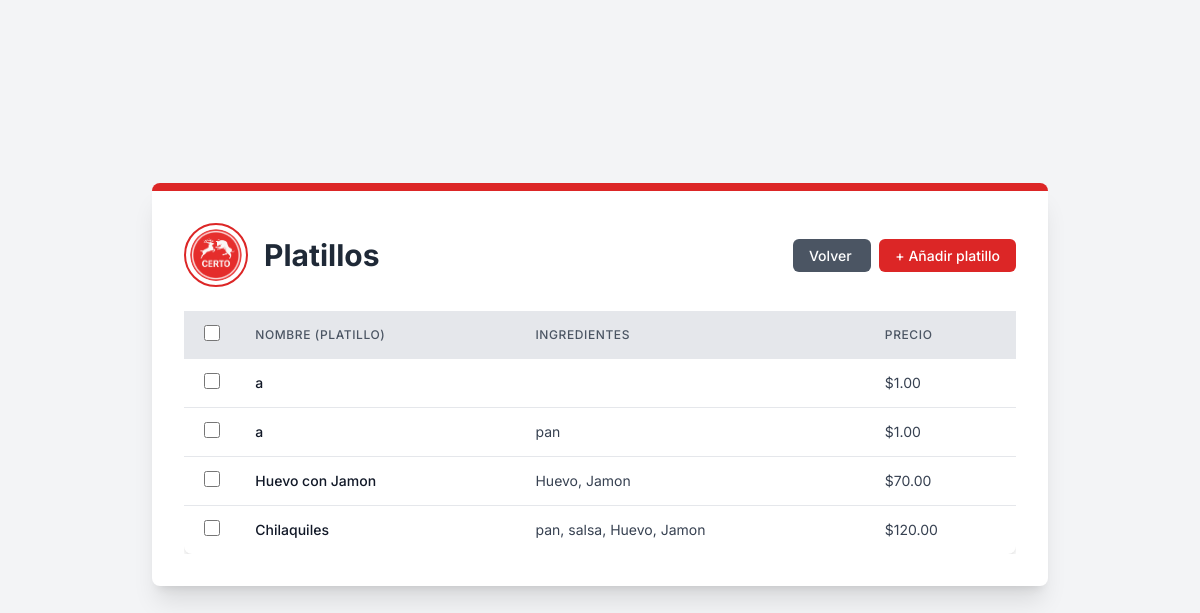
Page /comedor/saucers/ (signed in) on the earlier database version.
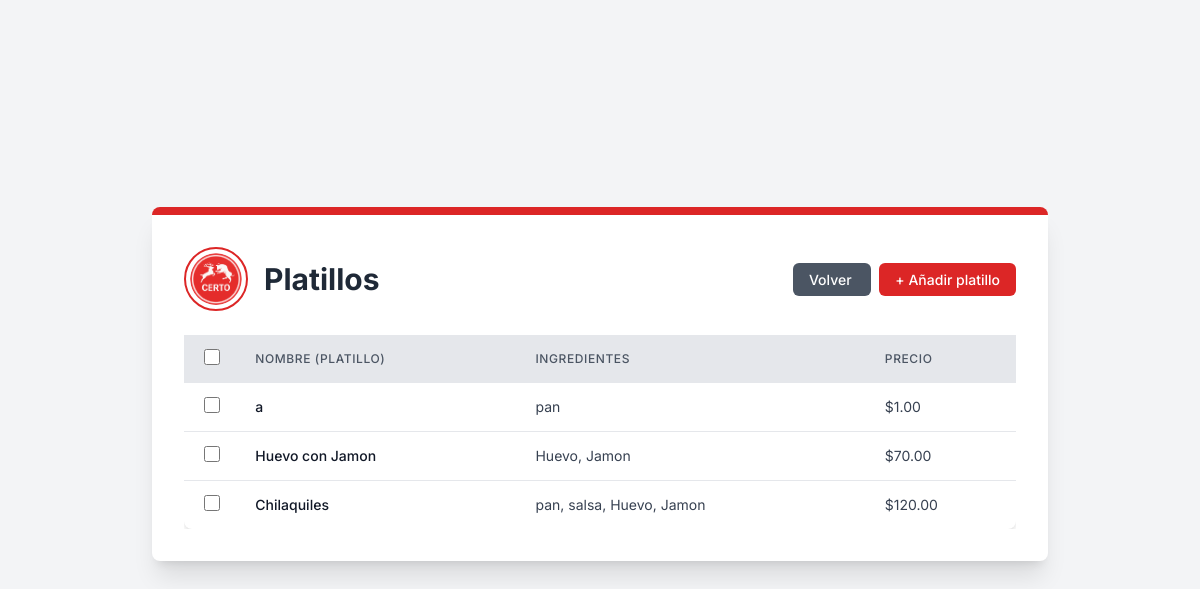
Same page on the later database version.
### comedor/models.py (models this page shows, shortened)
class Platillo(models.Model):
    nombre = models.CharField(max_length=100)
    ingredientes = models.CharField(max_length=200)
    precio = models.DecimalField(max_digits=10, decimal_places=2)

### comedor/views.py (the view)
# urls.py: path("saucers/", views.saucers, name="saucers"),
def saucers(request):
    if request.user.is_authenticated:
        saucers = Platillo.objects.all()
        platillos = []
        for platillo in saucers:
            platillos.append({
                'id': platillo.id,
                'nombre': platillo.nombre,
                'ingredientes': [Ingredientes.objects.get(id=int(ing)).nombre for ing in platillo.ingredientes.strip('[]').replace("'", "").split(', ') if ing],
                'precio': platillo.precio
            })
        print(platillos)
        return render(request, 'Saucer/saucer_list_view.html', {'saucers': platillos})
    else:
        return redirect('core:signInUp')

### comedor/templates/Saucer/saucer_list_view.html (shortened to what this page needs)
{% extends "main.html" %} {% load static %}{% block content %}
<div
  class="bg-white p-8 rounded-lg shadow-xl max-w-4xl w-full border-t-8 border-primary-red mb-8"
>
  <div class="flex flex-col md:flex-row items-center justify-between mb-6">
    <div class="flex items-center mb-4 md:mb-0">
      <img
        src="{% static 'img/logos/logo.png' %}"
        alt="Logo de la Cafetería Certo"
        class="w-16 h-16 rounded-full border-2 border-primary-red p-1 object-cover mr-4"
      />
      <h1 class="text-3xl font-bold text-gray-800">Platillos</h1>
    </div>
    <div class="text-right">
      <a
        href="/core/dashboard"
        class="px-4 py-2 text-sm font-medium text-white bg-gray-600 rounded-md hover:bg-gray-700 transition duration-300 ease-in-out mr-2"
      >
        Volver
      </a>
      <a
        href="{% url 'comedor:createSaucer' %}"
        class="px-4 py-2 text-sm font-medium text-white bg-primary-red rounded-md hover:bg-red-700 transition duration-300 ease-in-out"
      >
        + Añadir platillo
      </a>
    </div>
  </div>
  <div class="overflow-x-auto">
    <form
      id="deleteForm"
      method="post"
      action="{% url 'core:bulk_delete' 'saucers' 'comedor:saucers' %}"
    >
      <table class="min-w-full bg-white rounded-lg shadow-custom">
        <thead class="bg-gray-200">
          <tr>
            <th class="py-3 px-2 text-center">
              <input
                type="checkbox"
                id="selectAll"
                class="form-checkbox h-4 w-4 text-primary-red"
              />
            </th>
            <th
              class="py-3 px-4 text-left text-xs font-medium text-gray-600 uppercase tracking-wider"
            >
              Nombre (Platillo)
            </th>
            <th
              class="py-3 px-4 text-left text-xs font-medium text-gray-600 uppercase tracking-wider"
            >
              Ingredientes
            </th>
            <th
              class="py-3 px-4 text-left text-xs font-medium text-gray-600 uppercase tracking-wider"
            >
              Precio
            </th>
          </tr>
        </thead>
        <tbody class="divide-y divide-gray-200">
          {% for platillo in saucers %}
          <tr class="hover:bg-gray-50">
            <td class="py-3 px-2 text-center">
              <input
                type="checkbox"
                name="selected_ids"
                value="{{ platillo.id }}"
                class="rowCheckbox form-checkbox h-4 w-4 text-primary-red"
              />
            </td>
            <td
              class="py-3 px-4 whitespace-nowrap text-sm font-medium text-gray-900"
            >
              {{ platillo.nombre }}
            </td>
            <td class="py-3 px-4 whitespace-nowrap text-sm text-gray-700">
              {{ platillo.ingredientes|join:", " }}
            </td>
            <td class="py-3 px-4 whitespace-nowrap text-sm text-gray-700">
              ${{ platillo.precio }}
            </td>
          </tr>
          {% endfor %}
        </tbody>
      </table>
    </form>
  </div>
</div>
{% endblock %}

Differences in the rows shown:
removed Platillo: precio "1.00"
Other differences:
list line gone: "☐ a $"
